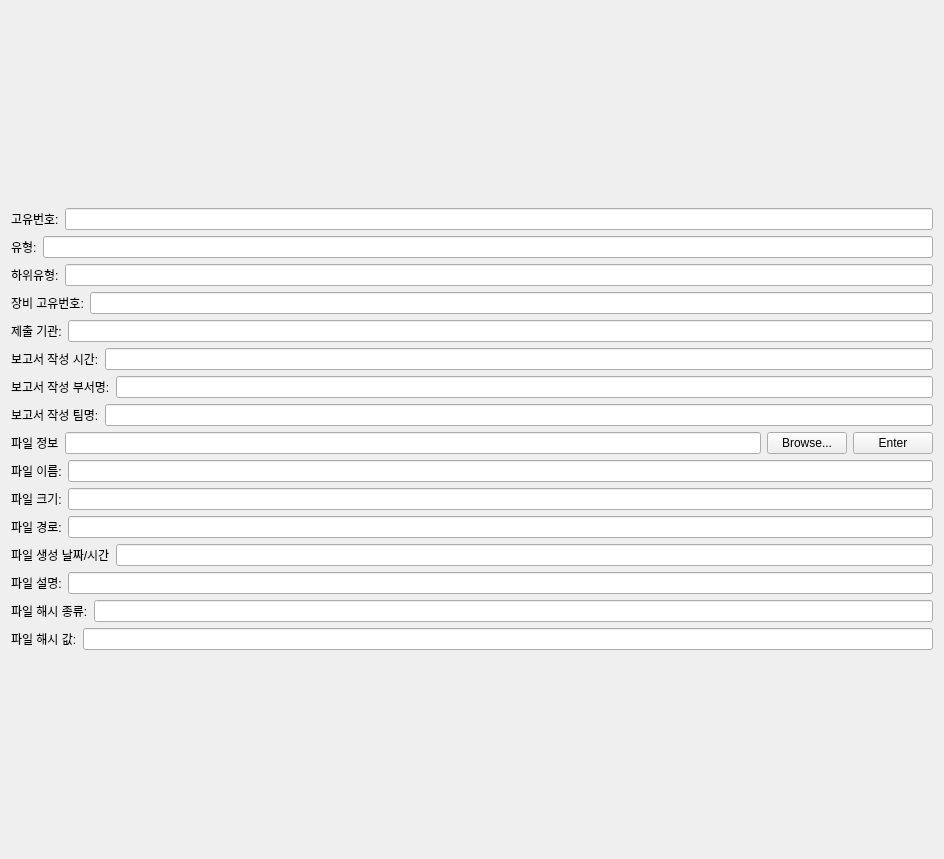
              <widget class="QWidget" name="AI_Reports__scrollAreaWidgetContents_1">
               <property name="geometry">
                <rect>
                 <x>0</x>
                 <y>0</y>
                 <width>944</width>
                 <height>859</height>
                </rect>
               </property>
               <layout class="QGridLayout" name="gridLayout_12">
                <item row="0" column="0">
                 <layout class="QVBoxLayout" name="AI_Reports__verticalLayout_1">
                  <item>
                   <layout class="QHBoxLayout" name="AI_Reports_id__horizontalLayout_1">
                    <item>
                     <widget class="QLabel" name="AI_Reports_id__label_1">
                      <property name="text">
                       <string>고유번호:</string>
                      </property>
                     </widget>
                    </item>
                    <item>
                     <widget class="QLineEdit" name="AI_Reports_id__lineEdit_1"/>
                    </item>
                   </layout>
                  </item>
                  <item>
                   <layout class="QHBoxLayout" name="AI_Reports_type__horizontalLayout_1">
                    <item>
                     <widget class="QLabel" name="AI_Reports_type__label_1">
                      <property name="text">
                       <string>유형:</string>
                      </property>
                     </widget>
                    </item>
                    <item>
                     <widget class="QLineEdit" name="AI_Reports_type__lineEdit_1"/>
                    </item>
                   </layout>
                  </item>
                  <item>
                   <layout class="QHBoxLayout" name="AI_Reports_subtype__horizontalLayout_1">
                    <item>
                     <widget class="QLabel" name="AI_Reports_subtype__label_1">
                      <property name="text">
                       <string>하위유형:</string>
                      </property>
                     </widget>
                    </item>
                    <item>
                     <widget class="QLineEdit" name="AI_Reports_subtype__lineEdit_1"/>
                    </item>
                   </layout>
                  </item>
                  <item>
                   <layout class="QHBoxLayout" name="AI_Reports_mgmt_id__horizontalLayout_1">
                    <item>
                     <widget class="QLabel" name="AI_Reports_mgmt_id__label_1">
                      <property name="text">
                       <string>장비 고유번호:</string>
                      </property>
                     </widget>
                    </item>
                    <item>
                     <widget class="QLineEdit" name="AI_Reports_mgmt_id__lineEdit_1"/>
                    </item>
                   </layout>
                  </item>
                  <item>
                   <layout class="QHBoxLayout" name="AI_Reports_submission_agency__horizontalLayout_1">
                    <item>
                     <widget class="QLabel" name="AI_Reports_submission_agency__label_1">
                      <property name="text">
                       <string>제출 기관:</string>
                      </property>
                     </widget>
                    </item>
                    <item>
                     <widget class="QLineEdit" name="AI_Reports_submission_agency__lineEdit_1"/>
                    </item>
                   </layout>
                  </item>
                  <item>
                   <layout class="QHBoxLayout" name="AI_Reports_reports_creation_datetime__horizontalLayout_1">
                    <item>
                     <widget class="QLabel" name="AI_Reports_reprot_creation_datetime__label_1">
                      <property name="text">
                       <string>보고서 작성 시간:</string>
                      </property>
                     </widget>
                    </item>
                    <item>
                     <widget class="QLineEdit" name="AI_Reports_reprot_creation_datetime__lineEdit_1"/>
                    </item>
                   </layout>
                  </item>
                  <item>
                   <layout class="QHBoxLayout" name="AI_Reports_division_name_of_report_maker__horizontalLayout_1">
                    <item>
                     <widget class="QLabel" name="AI_Reports_division_name_of_report_maker__label_1">
                      <property name="text">
                       <string>보고서 작성 부서명:</string>
                      </property>
                     </widget>
                    </item>
                    <item>
                     <widget class="QLineEdit" name="AI_Reports_division_name_of_report_maker__lineEdit_1"/>
                    </item>
                   </layout>
                  </item>
                  <item>
                   <layout class="QHBoxLayout" name="AI_Reports_team_name_of_report_maker__horizontalLayout_1">
                    <item>
                     <widget class="QLabel" name="AI_Reports_team_name_of_report_maker__label_1">
                      <property name="text">
                       <string>보고서 작성 팀명:</string>
                      </property>
                     </widget>
                    </item>
                    <item>
                     <widget class="QLineEdit" name="AI_Reports_team_name_of_report_maker__lineEdit_1"/>
                    </item>
                   </layout>
                  </item>
                  <item>
                   <layout class="QHBoxLayout" name="AI_Reports_file_info__horizontalLayout_1">
                    <item>
                     <widget class="QLabel" name="AI_Reports_file_info__label_1">
                      <property name="text">
                       <string>파일 정보</string>
                      </property>
                     </widget>
                    </item>
                    <item>
                     <widget class="QLineEdit" name="AI_Reports_file_info__lineEdit_1"/>
                    </item>
                    <item>
                     <widget class="QPushButton" name="AI_Reports_file_info__browseButton_1">
                      <property name="text">
                       <string>Browse...</string>
                      </property>
                     </widget>
                    </item>
                    <item>
                     <widget class="QPushButton" name="AI_Reports_file_info__enterButton_1">
                      <property name="text">
                       <string>Enter</string>
                      </property>
                     </widget>
                    </item>
                   </layout>
                  </item>
                  <item>
                   <layout class="QHBoxLayout" name="AI_Reports_file_name__horizontalLayout_1">
                    <item>
                     <widget class="QLabel" name="AI_Reports_file_name__label_1">
                      <property name="text">
                       <string>파일 이름:</string>
                      </property>
                     </widget>
                    </item>
                    <item>
                     <widget class="QLineEdit" name="AI_Reports_file_name__lineEdit_1"/>
                    </item>
                   </layout>
                  </item>
                  <item>
                   <layout class="QHBoxLayout" name="AI_Reports_file_size__horizontalLayout_1">
                    <item>
                     <widget class="QLabel" name="AI_Reports_file_size__label_1">
                      <property name="text">
                       <string>파일 크기:</string>
                      </property>
                     </widget>
                    </item>
                    <item>
                     <widget class="QLineEdit" name="AI_Reports_file_size__lineEdit_1"/>
                    </item>
                   </layout>
                  </item>
                  <item>
                   <layout class="QHBoxLayout" name="AI_Reports_file_path__horizontalLayout_1">
                    <item>
                     <widget class="QLabel" name="AI_Reports_file_path__label_1">
                      <property name="text">
                       <string>파일 경로:</string>
                      </property>
                     </widget>
                    </item>
                    <item>
                     <widget class="QLineEdit" name="AI_Reports_file_path__lineEdit_1"/>
                    </item>
                   </layout>
                  </item>
                  <item>
                   <layout class="QHBoxLayout" name="AI_Reports_file_creation_datetime__horizontalLayout_1">
                    <item>
                     <widget class="QLabel" name="AI_Reports_file_creation_datetime__label_1">
                      <property name="text">
                       <string>파일 생성 날짜/시간</string>
                      </property>
                     </widget>
                    </item>
                    <item>
                     <widget class="QLineEdit" name="AI_Reports_file_creation_datetime__lineEdit_1"/>
                    </item>
                   </layout>
                  </item>
                  <item>
                   <layout class="QHBoxLayout" name="AI_Reports_file_description__horizontalLayout_1">
                    <item>
                     <widget class="QLabel" name="AI_Reports_file_description__label_1">
                      <property name="text">
                       <string>파일 설명:</string>
                      </property>
                     </widget>
                    </item>
                    <item>
                     <widget class="QLineEdit" name="AI_Reports_file_description__lineEdit_1"/>
                    </item>
                   </layout>
                  </item>
                  <item>
                   <layout class="QHBoxLayout" name="AI_Reports_file_hash_type__horizontalLayout_1">
                    <item>
                     <widget class="QLabel" name="AI_Reports_file_hash_type__label_1">
                      <property name="text">
                       <string>파일 해시 종류:</string>
                      </property>
                     </widget>
                    </item>
                    <item>
                     <widget class="QLineEdit" name="AI_Reports_file_hash_type__lineEdit_1"/>
                    </item>
                   </layout>
                  </item>
                  <item>
                   <layout class="QHBoxLayout" name="AI_Reports_file_hash_value__horizontalLayout_1">
                    <item>
                     <widget class="QLabel" name="AI_Reports_file_hash_value__label_1">
                      <property name="text">
                       <string>파일 해시 값:</string>
                      </property>
                     </widget>
                    </item>
                    <item>
                     <widget class="QLineEdit" name="AI_Reports_file_hash_value__lineEdit_1"/>
                    </item>
                   </layout>
                  </item>
                 </layout>
                </item>
               </layout>
              </widget>
